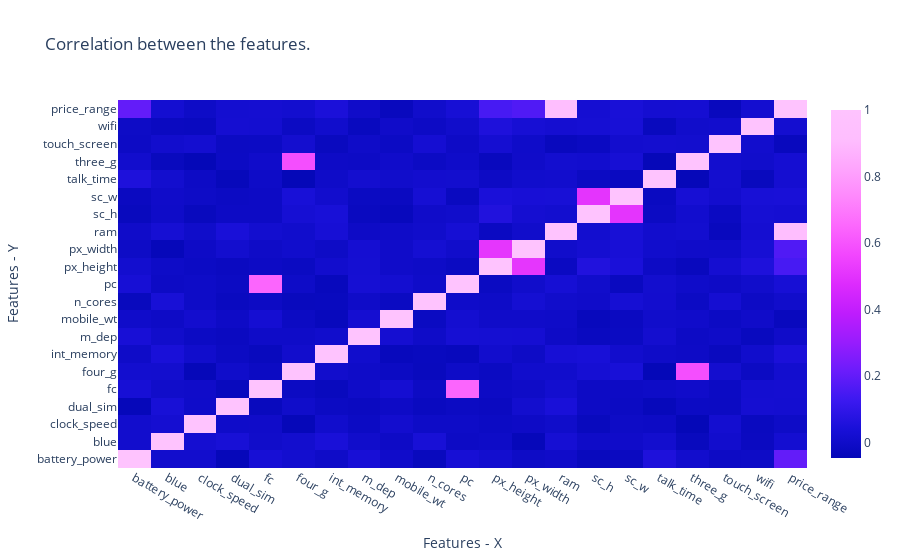

Notebook cell for this chart:
### Markdown cell above
### Let's have a look at the correlation between the features in the dataset.

### Code cell
heatmap = go.Figure(data = go.Heatmap(x = data.columns, 
                                     y = data.columns,
                                     z = data.corr(numeric_only = True),
                                     colorscale = 'Plotly3'))
heatmap.update_layout(title = 'Correlation between the features.', 
                      xaxis_title = 'Features - X', 
                      yaxis_title = 'Features - Y')

heatmap.show()

### Figure 1 — Plotly figure (JSON) as saved in the notebook; plotly's stock layout.template omitted (floating-point values rounded to 4 significant figures; data arrays with more than 128 entries replaced by an {"elided": "..."} marker saying what was removed)
{"data": [{"colorscale": [[0, "#0508b8"], [0.08333, "#1910d8"], [0.1667, "#3c19f0"], [0.25, "#6b1cfb"], [0.3333, "#981cfd"], [0.4167, "#bf1cfd"], [0.5, "#dd2bfd"], [0.5833, "#f246fe"], [0.6667, "#fc67fd"], [0.75, "#fe88fc"], [0.8333, "#fea5fd"], [0.9167, "#febefe"], [1, "#fec3fe"]], "type": "heatmap", "x": ["battery_power", "blue", "clock_speed", "dual_sim", "fc", "four_g", "int_memory", "m_dep", "mobile_wt", "n_cores", "pc", "px_height", "px_width", "ram", "sc_h", "sc_w", "talk_time", "three_g", "touch_screen", "wifi", "price_range"], "y": ["battery_power", "blue", "clock_speed", "dual_sim", "fc", "four_g", "int_memory", "m_dep", "mobile_wt", "n_cores", "pc", "px_height", "px_width", "ram", "sc_h", "sc_w", "talk_time", "three_g", "touch_screen", "wifi", "price_range"], "z": {"elided": "21x21 float values"}}], "layout": {"title": {"text": "Correlation between the features."}, "xaxis": {"title": {"text": "Features - X"}}, "yaxis": {"title": {"text": "Features - Y"}}}}
